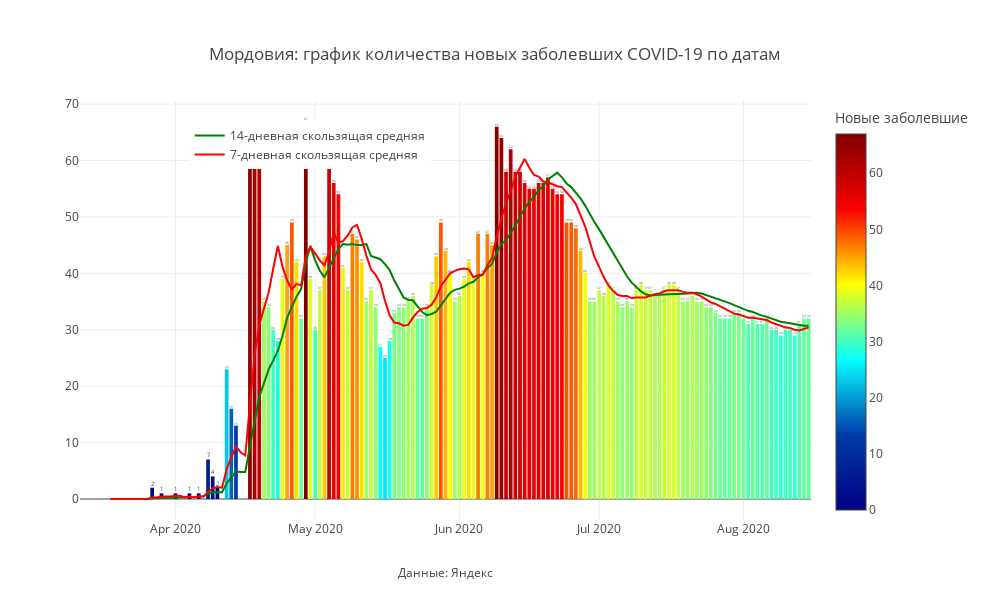

The cell this chart's notebook holds for it:
### Code cell
mask = X.Region ==my_region
#mask = (X.Date>datetime.date(2020,5,1)&(X.Region.isin(regions_towatch))
#mask = (X.Date>datetime.date(2020,5,1)&(X.Region==my_region)

fig = px.bar(X[mask], x='Date', 
             y="Day_confirmed",color ='Day_confirmed',
             title=f'{my_region}: '+'график количества новых заболевших COVID-19 по датам',
              color_continuous_scale= 'jet',text = 'Day_confirmed',
             labels = {'Day_confirmed' : "Новые заболевшие",'Remaining_ill':'Текущие больные'})
fig.add_trace(
    go.Scatter(
        name='14-дневная скользящая средняя',
        x=X[mask].Date,
        y=X[mask]['MA14_dayconfirmed'],
        mode="lines",
        
        line=go.scatter.Line(color="green"),
        showlegend=True)
)
fig.add_trace(
    go.Scatter(
        name = '7-дневная скользящая средняя',
        x=X[mask]['Date'],
        y=X[mask]['MA7_dayconfirmed'],
        mode="lines",
        
        line=go.scatter.Line(color="red"),
        showlegend=True)
)
fig.update_layout(
    annotations=[
#         dict(
#             x='2020-04-13',
#             y=1355,
#             xref="x",
#             yref="y",
#             text="Введение<br>пропускной<br>системы в Москве",
#             showarrow=True,
#             arrowhead=2,
#             ax=0,
#             ay=-60),
#         dict(
#             x='2020-06-09',
#             y=1572,
#             xref="x",
#             yref="y",
#             text="Отмена<br>пропускной<br>системы в Москве",
#             showarrow=True,
#             arrowhead=2,
#             ax=0,
#             ay=-90),
        dict(
            x=0.5,
            y=-0.15,
            showarrow=False,
            text="Данные: Яндекс",
            xref="paper",
            yref="paper"),
        
                ],
    
    
                  title_x = 0.5,
                  title_y= 0.9,
                  title_xanchor = "center",
                  title_yanchor = "bottom", 
                  legend_x = 0.15,legend_y = 0.95,
                  width = 990, height = 600,template = 'gridon',
    
    
                  xaxis_title='',yaxis_title = ' '
)


fig.show()

### Figure 1 — Plotly figure (JSON) as saved in the notebook; plotly's stock layout.template omitted (floating-point values rounded to 4 significant figures; data arrays with more than 128 entries replaced by an {"elided": "..."} marker saying what was removed)
{"data": [{"alignmentgroup": "True", "hovertemplate": "Date=%{x}<br>Новые заболевшие=%{marker.color}<extra></extra>", "legendgroup": "", "marker": {"color": {"elided": "157 int values"}, "coloraxis": "coloraxis"}, "name": "", "offsetgroup": "", "orientation": "v", "showlegend": false, "text": {"elided": "157 int values"}, "textposition": "auto", "type": "bar", "x": {"elided": "157 str values"}, "xaxis": "x", "y": {"elided": "157 int values"}, "yaxis": "y"}, {"line": {"color": "green"}, "mode": "lines", "name": "14-дневная скользящая средняя", "showlegend": true, "type": "scatter", "x": {"elided": "157 str values"}, "y": {"elided": "157 float values"}}, {"line": {"color": "red"}, "mode": "lines", "name": "7-дневная скользящая средняя", "showlegend": true, "type": "scatter", "x": {"elided": "157 str values"}, "y": {"elided": "157 float values"}}], "layout": {"annotations": [{"showarrow": false, "text": "Данные: Яндекс", "x": 0.5, "xref": "paper", "y": -0.15, "yref": "paper"}], "barmode": "relative", "coloraxis": {"colorbar": {"title": {"text": "Новые заболевшие"}}, "colorscale": [[0, "rgb(0,0,131)"], [0.2, "rgb(0,60,170)"], [0.4, "rgb(5,255,255)"], [0.6, "rgb(255,255,0)"], [0.8, "rgb(250,0,0)"], [1, "rgb(128,0,0)"]]}, "height": 600, "legend": {"tracegroupgap": 0, "x": 0.15, "y": 0.95}, "title": {"text": "Мордовия: график количества новых заболевших COVID-19 по датам", "x": 0.5, "xanchor": "center", "y": 0.9, "yanchor": "bottom"}, "width": 990, "xaxis": {"anchor": "y", "domain": [0, 1], "title": {"text": ""}}, "yaxis": {"anchor": "x", "domain": [0, 1], "title": {"text": " "}}}}
